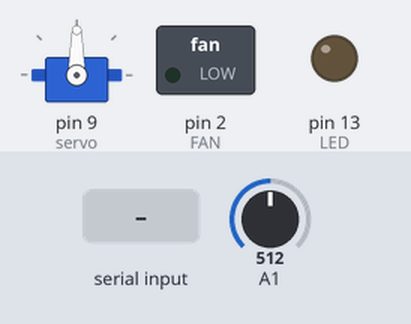
A sketch run on a simulated Arduino Uno, built for the host (arithmetic inside an expression is 32-bit, double 64-bit). On the bench: servo, switched loads named in the sketch (green lamp = pin HIGH), output pins drawn as LEDs (lit = HIGH). The inputs (shaded band) are chosen by the test bench; at power-on: A1 = 512. What the sketch prints to the serial monitor is not drawn.

Above: at 3.0 s.
3.1 s: "Fan On" received over Serial
At 6.6 s:
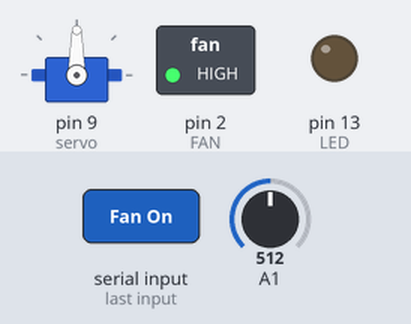
6.9 s: "Led On" received over Serial
At 9.1 s:
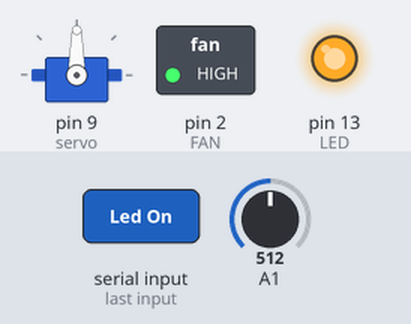
10.1 s: "Fan Off" received over Serial
At 12.5 s:
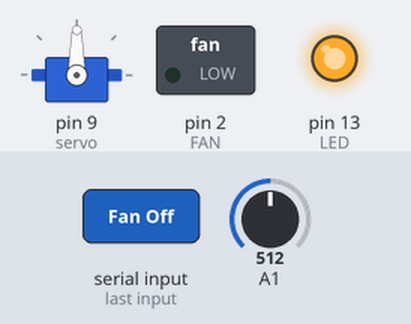
13.4 s: "Window Open" received over Serial
At 15.9 s:
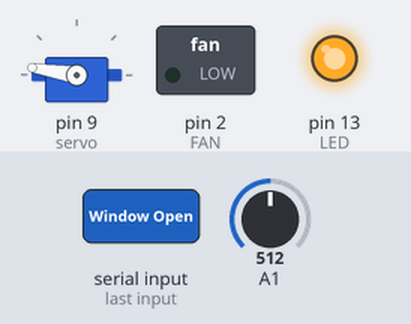
16.6 s: "Led Off" received over Serial
At 19.3 s:
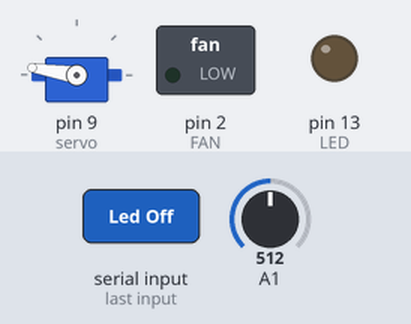
19.8 s: "Window Close" received over Serial
At 22.7 s:
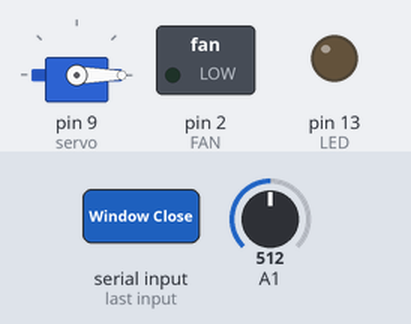
Timing chart, 0 to 24.0 s (numbered marks = the images above; inputs shaded):
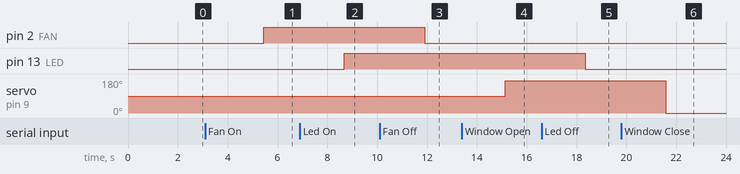

Measured:
- after the input at 3.1 s, pin 2 (FAN): LOW → HIGH after 2.4 s
- after the input at 6.9 s, pin 13 (LED): LOW → HIGH after 1.8 s
- after the input at 10.1 s, pin 2 (FAN): HIGH → LOW after 1.8 s
- after the input at 13.4 s, servo on pin 9 (servo): 90° → 171° after 1.7 s
- after the input at 16.6 s, pin 13 (LED): HIGH → LOW after 1.8 s
- after the input at 19.8 s, servo on pin 9 (servo): 171° → 0° after 1.8 s

The sketch:

Sensors.ino
```cpp
#include <Servo.h>
#include <dht.h>
#include <ArduinoJson.h>

DHT sensor = DHT();
Servo servo;
#define FAN 2
#define LED 13

void setup() {
  Serial.begin(9600);
  while (!Serial) continue;
  pinMode(FAN, OUTPUT);
  pinMode(LED, OUTPUT);
  servo.attach(9);

  sensor.attach(A0);
}

int Temperature = 0, Moisture = 0, Humidity = 0, Fan;

void loop() {
  sensor.update();

  Temperature = sensor.getTemperatureInt();
  Humidity = sensor.getHumidityInt();
  Moisture = analogRead(A1);
  StaticJsonBuffer<200> jsonBuffer;

  JsonObject& root = jsonBuffer.createObject();
  JsonObject& sensor = jsonBuffer.createObject();
  JsonObject& devices = jsonBuffer.createObject();
  JsonObject& moisture = jsonBuffer.createObject();
  JsonObject& temperature = jsonBuffer.createObject();
  JsonObject& humidity = jsonBuffer.createObject();

  moisture["value"] = Moisture;
  moisture["name"] = "Moisture";
  if (Moisture <= 0) moisture["State"] = "Not working";
  else moisture["State"] = "Working";

  sensor["Moisture"] = moisture;

  temperature["value"] = Temperature;
  temperature["name"] = "Temperature";
  if (Temperature <= 0) temperature["State"] = "Not working";
  else temperature["State"] = "Working";

  sensor["Temperature"] = temperature;

  humidity["value"] = Humidity;
  humidity["name"] = "Humidity";
  if (Humidity <= 0) humidity["State"] = "Not working";
  else humidity["State"] = "Working";

  sensor["Humidity"] = humidity;

  sensor["name"] = "Sensor 001";

  devices["Servo"] = "Servo";
  devices["Led"] = "Led";
  devices["Fan"] = "Fan";

  root["Sensors"] = sensor;
  root["Devices"] = devices;

  root.printTo(Serial);
  Serial.println();
  //root.prettyPrintTo(Serial);
  delay(2000);

  String a;
  if (Serial.available() > 0)
  a = Serial.readString();
  if (a == "Fan On") digitalWrite(FAN, HIGH);
  if (a == "Fan Off") digitalWrite(FAN, LOW);

  if (a == "Led On") digitalWrite(LED, HIGH);
  if (a == "Led Off") digitalWrite(LED, LOW);

  if (a == "Window Open") servo.write(171);
  if (a == "Window Close") servo.write(0);
}
```
